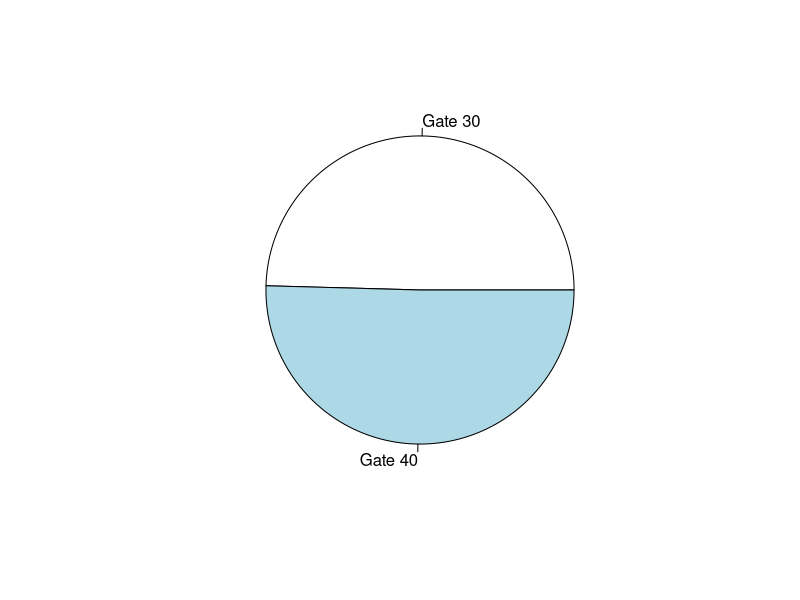
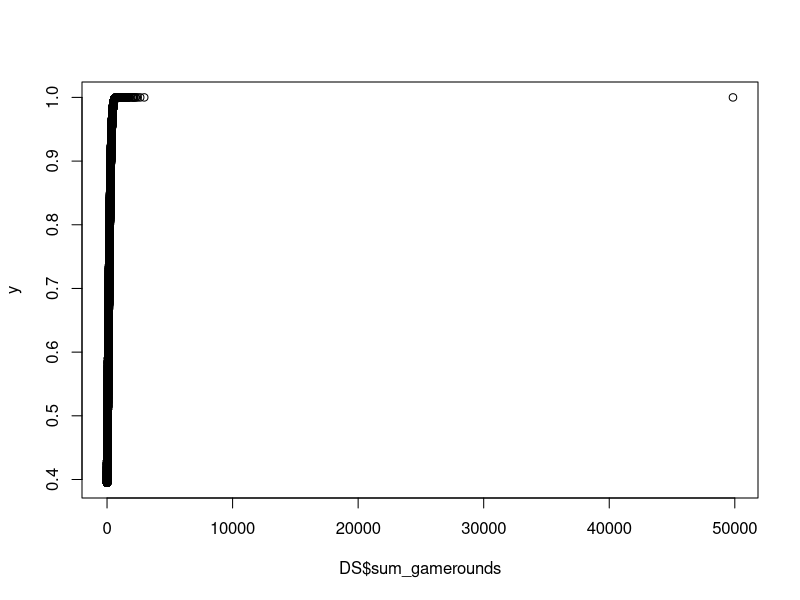
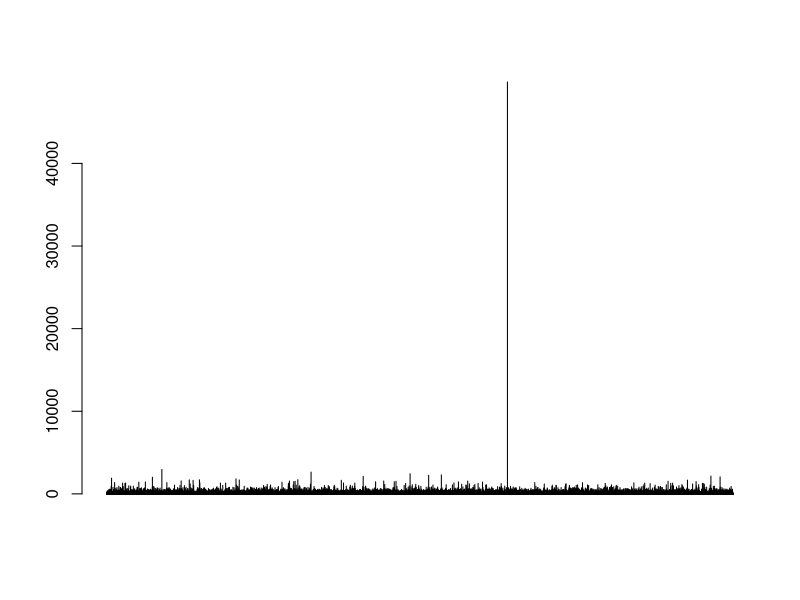

These charts were generated, in order, by the following R code: (Note: this script raises an error after producing the figures.)
## ---- chunk 1
knitr::opts_chunk$set(echo = TRUE)
#Importar les llibreries
library(dplyr)
## ---- chunk 2
# Load datasets
DS <- read.csv("cookie_cats_ABtest.csv")
nrow(DS)
ncol(DS)
summary(DS)

## ---- chunk 3
# Load datasets
PR <- read.csv("cookie_cats_purch.csv")
nrow(PR)
ncol(PR)
summary(PR)


## ---- chunk 4
unique(DS$version)
unique(DS$sum_gamerounds)
unique(DS$retention_1) #Doing this we can search inconsistencies, like there are FALSE " false" and TRUE " true " variables when it should only be FALSE and TRUE

DS$retention_1[DS$retention_1 == "false "] = FALSE #Changing that "false " into FALSE so we have only one FALSE value
DS$retention_1[DS$retention_1 == "  true "] = TRUE #Changing that " true " into TRUE so we have only one TRUE value

unique(DS$retention_1) #to check if we change the values correctly.
DS$retention_1 = as.logical(DS$retention_1) #now our values in retention_1 are logical values. Before doing that they where strings.
unique(DS$retention_1) #to check if we change the values correctly again.
unique(DS$retention_7) 

## ---- chunk 5
#Check the data set for inconsistencies on the values
unique(PR$id)
unique(PR$purch)

#Change all negatives values to positives values
PR$purch <- gsub("-", "", PR$purch)

#Remove all NA values in the dataset
PR <- na.omit(PR)

#Check again to be sure there are no more inconsistencies
unique(PR$id)
unique(PR$purch)

## ---- chunk 6
totalUserAmmount <- length(DS$userid)
totalUserAmmount
## ---- chunk 7
#Check the ammount of users for each group of the A/B test
g30_UserAmmount <- length(DS$userid[DS$version == "gate_30"])
g40_UserAmmount <- length(DS$userid[DS$version == "gate_40"])

#Verify that the sum of the ammount of users per group is equal to the totalilty of users
g30_UserAmmount + g40_UserAmmount == totalUserAmmount

g30_Percentile <- (g30_UserAmmount / totalUserAmmount) * 100
g30_Percentile

g40_Percentile <- (g40_UserAmmount / totalUserAmmount) * 100
g40_Percentile

#There's a slightly higher ammount of users in gate40 than in gate30, precisely an 0.87% more
(g40_Percentile - g30_Percentile) 

#We draw a pie chart to see that difference more clearly
pie(c(g30_UserAmmount, g40_UserAmmount),  c("Gate 30", "Gate 40"))


## ---- chunk 8
#No se que coi va aqui, he estat provant coses, pero xDD
y = pnorm(DS$sum_gamerounds, mean(DS$sum_gamerounds), sd(DS$sum_gamerounds))

plot(DS$sum_gamerounds, y)

barplot(DS$sum_gamerounds, y)

hist(DS$sum_gamerounds, y)




## ---- chunk 9
#NPI parte 2
barplot()

## ---- chunk 10
# ---------- RETENTION 1 ----------
#Percentage of users with version gate_30 that are still active the day after installation (among all players with gate_30)
g30Ret1 = length(DS$version[DS$version == "gate_30" & DS$retention_1 == TRUE])
g30Ret1Percentage = (g30Ret1/ g30_UserAmmount) * 100
g30Ret1Percentage

#Percentage of users with version gate_40 that are still active the day after installation (among all players with gate_40)
g40Ret1 = length(DS$version[DS$version == "gate_40" & DS$retention_1 == TRUE])
g40Ret1Percentage = (g40Ret1/ g40_UserAmmount) * 100
g40Ret1Percentage

#There's a slighlty higher retention_1 of users in gate_30 than in gate_40
(g30Ret1Percentage - g40Ret1Percentage)

## ---- chunk 11
# ---------- RETENTION 7 ----------
#Percentage of users with version gate_30 that are still active after one week of installation (among all players with gate_30)
g30Ret7 = length(DS$version[DS$version == "gate_30" & DS$retention_7 == TRUE])
g30Ret7Percentage = (g30Ret7/ g30_UserAmmount) * 100
g30Ret7Percentage

#Percentage of users with version gate_40 that are still active after one week of installation (among all players with gate_40)
g40Ret7 = length(DS$version[DS$version == "gate_40" & DS$retention_7 == TRUE])
g40Ret7Percentage = (g40Ret7/ g40_UserAmmount) * 100
g40Ret7Percentage

#There's a slighlty higher retention_1 of users in gate_30 than in gate_40
(g30Ret7Percentage - g40Ret7Percentage)

## ---- chunk 12
#To know if there are nonplayers, we have to look sum_gamerounds. If they've played  0 rounds, it means they didn't play the game.
#Searching for non players (sum_gamerounds = 0)
nonPlayersAmmount = length(DS$sum_gamerounds[DS$sum_gamerounds == 0])
nonPlayersAmmount

#NonPlayers in percentage
nonPlayersPercentage = (nonPlayersAmmount / totalUserAmmount) * 100
nonPlayersPercentage

#Piechart
names = c("Players", "Non Players")
variables = c(totalUserAmmount, nonPlayersAmmount)

pie(variables, names)
## ---- chunk 13
#ARPU - Average Revenue Per User 
#Fixing purch to sum up all the purchases. To do that, we split our string purch to use only the numbers and get rid of EUR.
purchFixed = strsplit(PR$purch, split = "EUR")
newPurchFixed = as.vector(unlist(purchFixed))
newPurchFixed = as.numeric(newPurchFixed)

allPurch = sum(newPurchFixed)

#Now we compute our ARPU
arpu = allPurch / totalUserAmmount
arpu

#ARRPU - Average Revenue Per Paying User
#computing the number of players who pay
payingUsers = length(unique(PR$id))
arrpu = allPurch / payingUsers
arrpu

#Conversion Rate
conversionRate = payingUsers/totalUserAmmount
conversionRate

conversionRate * 100
## ---- chunk 14
